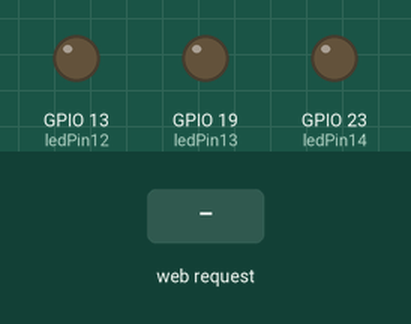
Recording of a sketch running on a simulated ESP32. Shown: output pins drawn as LEDs (lit = HIGH). The test bench sets the inputs (shaded band). WiFi joins after 1.5 s; servers stay silent unless stated; storage starts empty; what the sketch prints to the serial monitor is not drawn.

Above: at 3.2 s.
3.3 s: HTTP request GET /on1 received
At 4.5 s:
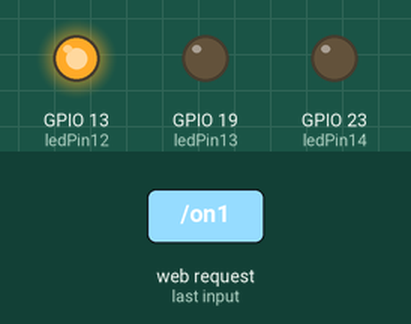
4.8 s: HTTP request GET /on2 received
At 5.8 s:
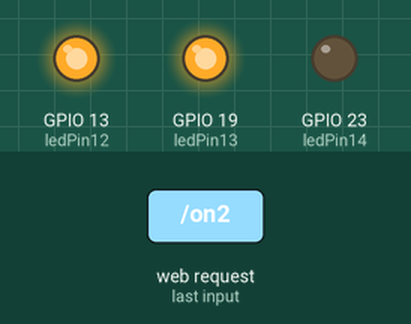
6.3 s: HTTP request GET /off1 received
At 6.9 s:
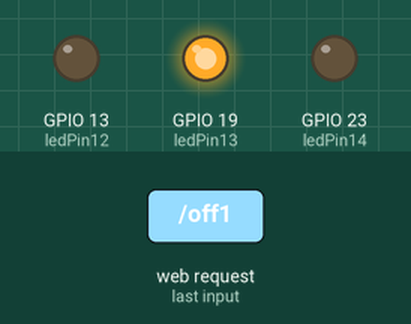
7.8 s: HTTP request GET /on3 received
At 9.0 s:
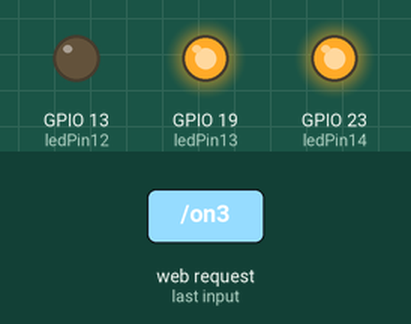
9.3 s: HTTP request GET /off2 received
At 10.4 s:
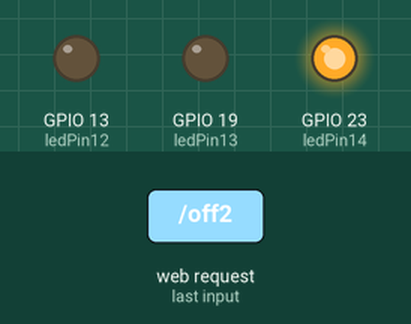
10.8 s: HTTP request GET /off3 received
At 11.5 s:
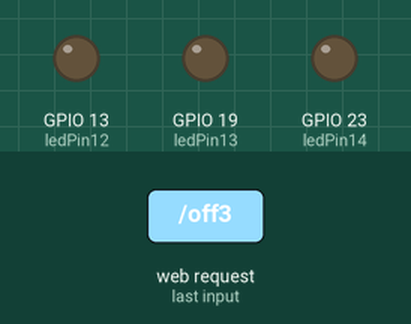
Timing chart, 0 to 13.3 s (numbered marks = the images above; inputs shaded):
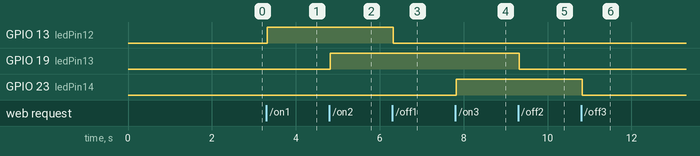

The sketch:

ESP32_AsyncWebServer_SPIFFS_Ativo_HTM_CSS_OTA.ino
```cpp
#include "WiFi.h"
#include "ESPAsyncWebServer.h"
#include "SPIFFS.h"
#include <AsyncElegantOTA.h>

const char* ssid = "*************";
const char* password = "*************";

const int ledPin12 = 13;
const int ledPin13 = 19;
const int ledPin14 = 23;

String ledState12,ledState13,ledState14;

AsyncWebServer server(80);

String processor(const String& var){

  if(var == "LOCAL1"){
    if(digitalRead(ledPin12)){
      ledState12 = "LIGADO";
    }
    else{
      ledState12 = "DESLIGADO";
    }
    return ledState12;
  }
  if(var == "LOCAL2"){
    if(digitalRead(ledPin13)){
      ledState13 = "LIGADO";
    }
    else{
      ledState13 = "DESLIGADO";
    }
    return ledState13;
  }
  if(var == "LOCAL3"){
    if(digitalRead(ledPin14)){
      ledState14 = "LIGADO";
    }
    else{
      ledState14 = "DESLIGADO";
    }
    return ledState14;
  }
  return String();
}


void setup(){

  Serial.begin(115200);
  pinMode(ledPin12, OUTPUT);
  pinMode(ledPin13, OUTPUT);
  pinMode(ledPin14, OUTPUT);


  if(!SPIFFS.begin(true)){
    Serial.println("Erro no SPIFFS!!!");
    return;
  }


  WiFi.begin(ssid, password);
  while (WiFi.status() != WL_CONNECTED) {
    delay(1000);
    Serial.println("Conectando ao WiFi..");
  }


  Serial.println(WiFi.localIP());

 // Pagina index.html
  server.on("/", HTTP_GET, [](AsyncWebServerRequest *request){
    request->send(SPIFFS, "/index.html", String(), false, processor);
  });

  // Arquivo css
  server.on("/style.css", HTTP_GET, [](AsyncWebServerRequest *request){
    request->send(SPIFFS, "/style.css", "text/css");
  });

  // Tratamento GPIO12 - Ligar
  server.on("/on1", HTTP_GET, [](AsyncWebServerRequest *request){
    digitalWrite(ledPin12, HIGH);
    request->send(SPIFFS, "/index.html", String(), false, processor);
  });

  // Tratamento GPIO12 - Desligar
  server.on("/off1", HTTP_GET, [](AsyncWebServerRequest *request){
    digitalWrite(ledPin12, LOW);
    request->send(SPIFFS, "/index.html", String(), false, processor);
  });

   // Tratamento GPIO13 - Ligar
  server.on("/on2", HTTP_GET, [](AsyncWebServerRequest *request){
    digitalWrite(ledPin13, HIGH);
    request->send(SPIFFS, "/index.html", String(), false, processor);
  });

  // Tratamento GPIO13 - Desligar
  server.on("/off2", HTTP_GET, [](AsyncWebServerRequest *request){
    digitalWrite(ledPin13, LOW);
    request->send(SPIFFS, "/index.html", String(), false, processor);
  });

  // Tratamento GPIO14 - Ligar
  server.on("/on3", HTTP_GET, [](AsyncWebServerRequest *request){
    digitalWrite(ledPin14, HIGH);
    request->send(SPIFFS, "/index.html", String(), false, processor);
  });

  // Tratamento GPIO14 - Desligar
  server.on("/off3", HTTP_GET, [](AsyncWebServerRequest *request){
    digitalWrite(ledPin14, LOW);
    request->send(SPIFFS, "/index.html", String(), false, processor);
  });

  AsyncElegantOTA.begin(&server);    // Start ElegantOTA
  server.begin();
  Serial.println("OTA OK!!!");
}

void loop(){

}
```

Measured:
- after the input at 3.3 s, GPIO 13 (ledPin12): LOW → HIGH at once
- after the input at 4.8 s, GPIO 19 (ledPin13): LOW → HIGH at once
- after the input at 6.3 s, GPIO 13 (ledPin12): HIGH → LOW at once
- after the input at 7.8 s, GPIO 23 (ledPin14): LOW → HIGH at once
- after the input at 9.3 s, GPIO 19 (ledPin13): HIGH → LOW at once
- after the input at 10.8 s, GPIO 23 (ledPin14): HIGH → LOW at once
